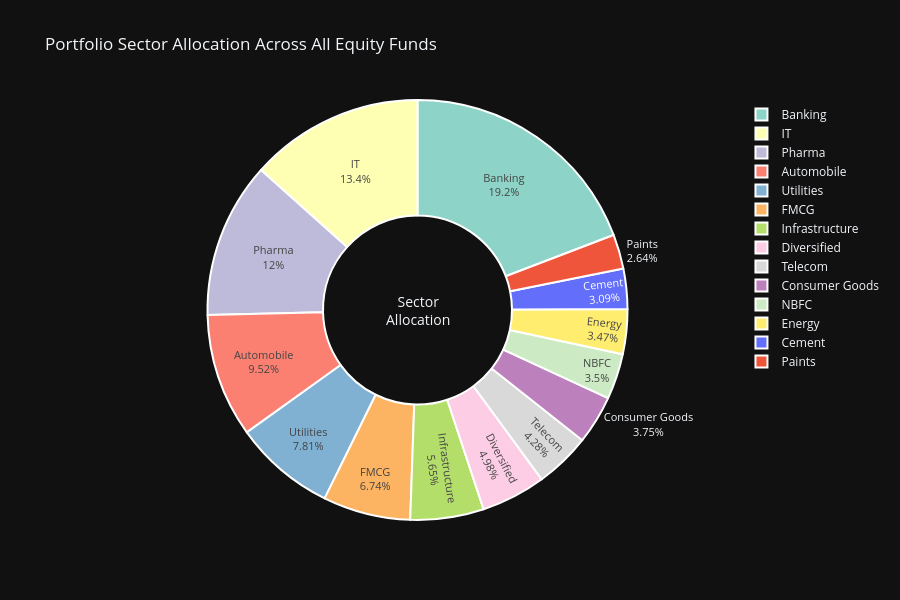

This figure's notebook cell:
### Markdown cell above
# Sector allocation donut:

### Code cell
# Aggregate sector weights across all equity funds
sector_weights = df_holdings.groupby('sector')['weight_pct'].sum().sort_values(ascending=False)

fig = go.Figure(data=[go.Pie(
    labels=sector_weights.index,
    values=sector_weights.values,
    hole=0.45,
    textinfo='label+percent',
    textfont_size=11,
    marker=dict(
        colors=px.colors.qualitative.Set3,
        line=dict(color='white', width=2)
    )
)])

fig.add_annotation(
    text='Sector<br>Allocation',
    x=0.5, y=0.5,
    font_size=14,
    showarrow=False
)

fig.update_layout(
    title='Portfolio Sector Allocation Across All Equity Funds',
    height=600,
    template='plotly_dark',
    showlegend=True
)

fig.write_image('../reports/charts/09_sector_donut.png', scale=2)
fig.show()
print(" Chart 10 saved")

### Figure 1 — Plotly figure (JSON) as saved in the notebook; plotly's stock layout.template omitted (floating-point values rounded to 4 significant figures)
{"data": [{"hole": 0.45, "labels": ["Banking", "IT", "Pharma", "Automobile", "Utilities", "FMCG", "Infrastructure", "Diversified", "Telecom", "Consumer Goods", "NBFC", "Energy", "Cement", "Paints"], "marker": {"colors": ["rgb(141,211,199)", "rgb(255,255,179)", "rgb(190,186,218)", "rgb(251,128,114)", "rgb(128,177,211)", "rgb(253,180,98)", "rgb(179,222,105)", "rgb(252,205,229)", "rgb(217,217,217)", "rgb(188,128,189)", "rgb(204,235,197)", "rgb(255,237,111)"], "line": {"color": "white", "width": 2}}, "textfont": {"size": 11}, "textinfo": "label+percent", "type": "pie", "values": [652.3, 455.5, 407.4, 323.6, 265.5, 229.1, 192.2, 169.2, 145.6, 127.6, 119.1, 117.9, 105.0, 89.86]}], "layout": {"annotations": [{"font": {"size": 14}, "showarrow": false, "text": "Sector<br>Allocation", "x": 0.5, "y": 0.5}], "height": 600, "showlegend": true, "title": {"text": "Portfolio Sector Allocation Across All Equity Funds"}}}
